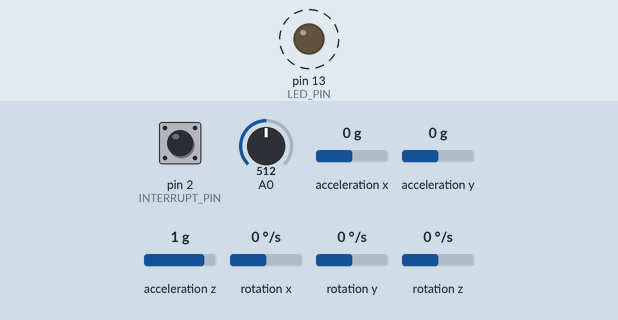
A sketch run on a simulated Arduino Leonardo, built with avr-gcc and run on an emulated ATmega32U4. Parts: output pins drawn as LEDs (lit = HIGH). Dashed ring = blinking. Inputs (shaded band) come from the test bench; at power-on: pin 2 (INTERRUPT_PIN) LOW, A0 = 512, acceleration x 0 g, acceleration y 0 g, acceleration z 1 g, rotation x 0 °/s, rotation y 0 °/s, rotation z 0 °/s. The sensor or clock chip raises its interrupt line as the real part does; what the sketch prints to the serial monitor is not drawn.

Above: at 1.0 s.
Timing chart, 0 to 5.2 s (numbered marks = the images above):
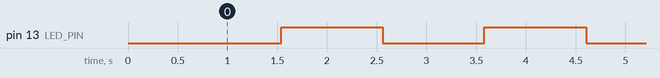

The sketch:

btgyro.ino
```cpp
// I2C device class (I2Cdev) demonstration Arduino sketch for MPU6050 class using DMP (MotionApps v2.0)
// 6/21/2012 by Jeff Rowberg <jeff@rowberg.net>
// Updates should (hopefully) always be available at https://github.com/jrowberg/i2cdevlib
//
// Changelog:
//      2013-05-08 - added seamless Fastwire support
//                 - added note about gyro calibration
//      2012-06-21 - added note about Arduino 1.0.1 + Leonardo compatibility error
//      2012-06-20 - improved FIFO overflow handling and simplified read process
//      2012-06-19 - completely rearranged DMP initialization code and simplification
//      2012-06-13 - pull gyro and accel data from FIFO packet instead of reading directly
//      2012-06-09 - fix broken FIFO read sequence and change interrupt detection to RISING
//      2012-06-05 - add gravity-compensated initial reference frame acceleration output
//                 - add 3D math helper file to DMP6 example sketch
//                 - add Euler output and Yaw/Pitch/Roll output formats
//      2012-06-04 - remove accel offset clearing for better results (thanks Sungon Lee)
//      2012-06-01 - fixed gyro sensitivity to be 2000 deg/sec instead of 250
//      2012-05-30 - basic DMP initialization working

/* ============================================
I2Cdev device library code is placed under the MIT license
Copyright (c) 2012 Jeff Rowberg

Permission is hereby granted, free of charge, to any person obtaining a copy
of this software and associated documentation files (the "Software"), to deal
in the Software without restriction, including without limitation the rights
to use, copy, modify, merge, publish, distribute, sublicense, and/or sell
copies of the Software, and to permit persons to whom the Software is
furnished to do so, subject to the following conditions:

The above copyright notice and this permission notice shall be included in
all copies or substantial portions of the Software.

THE SOFTWARE IS PROVIDED "AS IS", WITHOUT WARRANTY OF ANY KIND, EXPRESS OR
IMPLIED, INCLUDING BUT NOT LIMITED TO THE WARRANTIES OF MERCHANTABILITY,
FITNESS FOR A PARTICULAR PURPOSE AND NONINFRINGEMENT. IN NO EVENT SHALL THE
AUTHORS OR COPYRIGHT HOLDERS BE LIABLE FOR ANY CLAIM, DAMAGES OR OTHER
LIABILITY, WHETHER IN AN ACTION OF CONTRACT, TORT OR OTHERWISE, ARISING FROM,
OUT OF OR IN CONNECTION WITH THE SOFTWARE OR THE USE OR OTHER DEALINGS IN
THE SOFTWARE.
===============================================
*/

// I2Cdev and MPU6050 must be installed as libraries, or else the .cpp/.h files
// for both classes must be in the include path of your project
#include "I2Cdev.h"
#include <SoftwareSerial.h>
#include "MPU6050_6Axis_MotionApps20.h"
//#include "MPU6050.h" // not necessary if using MotionApps include file

// Arduino Wire library is required if I2Cdev I2CDEV_ARDUINO_WIRE implementation
// is used in I2Cdev.h
#if I2CDEV_IMPLEMENTATION == I2CDEV_ARDUINO_WIRE
    #include "Wire.h"
#endif

// class default I2C address is 0x68
// specific I2C addresses may be passed as a parameter here
// AD0 low = 0x68 (default for SparkFun breakout and InvenSense evaluation board)
// AD0 high = 0x69
MPU6050 mpu;
SoftwareSerial bt(10,11);
//MPU6050 mpu(0x69); // <-- use for AD0 high

/* =========================================================================
   NOTE: In addition to connection 3.3v, GND, SDA, and SCL, this sketch
   depends on the MPU-6050's INT pin being connected to the Arduino's
   external interrupt #0 pin. On the Arduino Uno and Mega 2560, this is
   digital I/O pin 2.
 * ========================================================================= */

/* =========================================================================
   NOTE: Arduino v1.0.1 with the Leonardo board generates a compile error
   when using Serial.write(buf, len). The Teapot output uses this method.
   The solution requires a modification to the Arduino USBAPI.h file, which
   is fortunately simple, but annoying. This will be fixed in the next IDE
   release. For more info, see these links:

   http://arduino.cc/forum/index.php/topic,109987.0.html
   http://code.google.com/p/arduino/issues/detail?id=958
 * ========================================================================= */


// uncomment "OUTPUT_READABLE_QUATERNION" if you want to see the actual
// quaternion components in a [w, x, y, z] format (not best for parsing
// on a remote host such as Processing or something though)
//#define OUTPUT_READABLE_QUATERNION

// uncomment "OUTPUT_READABLE_EULER" if you want to see Euler angles
// (in degrees) calculated from the quaternions coming from the FIFO.
// Note that Euler angles suffer from gimbal lock (for more info, see
// http://en.wikipedia.org/wiki/Gimbal_lock)
//#define OUTPUT_READABLE_EULER

// uncomment "OUTPUT_READABLE_YAWPITCHROLL" if you want to see the yaw/
// pitch/roll angles (in degrees) calculated from the quaternions coming
// from the FIFO. Note this also requires gravity vector calculations.
// Also note that yaw/pitch/roll angles suffer from gimbal lock (for
// more info, see: http://en.wikipedia.org/wiki/Gimbal_lock)
#define OUTPUT_READABLE_YAWPITCHROLL

// uncomment "OUTPUT_READABLE_REALACCEL" if you want to see acceleration
// components with gravity removed. This acceleration reference frame is
// not compensated for orientation, so +X is always +X according to the
// sensor, just without the effects of gravity. If you want acceleration
// compensated for orientation, us OUTPUT_READABLE_WORLDACCEL instead.
//#define OUTPUT_READABLE_REALACCEL

// uncomment "OUTPUT_READABLE_WORLDACCEL" if you want to see acceleration
// components with gravity removed and adjusted for the world frame of
// reference (yaw is relative to initial orientation, since no magnetometer
// is present in this case). Could be quite handy in some cases.
//#define OUTPUT_READABLE_WORLDACCEL

// uncomment "OUTPUT_TEAPOT" if you want output that matches the
// format used for the InvenSense teapot demo
//#define OUTPUT_TEAPOT


#define INTERRUPT_PIN 2  // use pin 2 on Arduino Uno & most boards
#define LED_PIN 13 // (Arduino is 13, Teensy is 11, Teensy++ is 6)
bool blinkState = false;

// MPU control/status vars
bool dmpReady = false;  // set true if DMP init was successful
uint8_t mpuIntStatus;   // holds actual interrupt status byte from MPU
uint8_t devStatus;      // return status after each device operation (0 = success, !0 = error)
uint16_t packetSize;    // expected DMP packet size (default is 42 bytes)
uint16_t fifoCount;     // count of all bytes currently in FIFO
uint8_t fifoBuffer[64]; // FIFO storage buffer

// orientation/motion vars
Quaternion q;           // [w, x, y, z]         quaternion container
VectorInt16 aa;         // [x, y, z]            accel sensor measurements
VectorInt16 aaReal;     // [x, y, z]            gravity-free accel sensor measurements
VectorInt16 aaWorld;    // [x, y, z]            world-frame accel sensor measurements
VectorFloat gravity;    // [x, y, z]            gravity vector
float euler[3];         // [psi, theta, phi]    Euler angle container
float ypr[3];           // [yaw, pitch, roll]   yaw/pitch/roll container and gravity vector

// packet structure for InvenSense teapot demo
uint8_t teapotPacket[14] = { '$', 0x02, 0,0, 0,0, 0,0, 0,0, 0x00, 0x00, '\r', '\n' };


// ================================================================
// ===               INTERRUPT DETECTION ROUTINE                ===
// ================================================================

volatile bool mpuInterrupt = false;     // indicates whether MPU interrupt pin has gone high
void dmpDataReady() {
    mpuInterrupt = true;
}


// ================================================================
// ===                      INITIAL SETUP                       ===
// ================================================================

void setup() {
    // join I2C bus (I2Cdev library doesn't do this automatically)
    #if I2CDEV_IMPLEMENTATION == I2CDEV_ARDUINO_WIRE
        Wire.begin();
        Wire.setClock(400000); // 400kHz I2C clock. Comment this line if having compilation difficulties
    #elif I2CDEV_IMPLEMENTATION == I2CDEV_BUILTIN_FASTWIRE
        Fastwire::setup(400, true);
    #endif

    // initialize serial communication
    // (115200 chosen because it is required for Teapot Demo output, but it's
    // really up to you depending on your project)
    Serial.begin(9600);
    while (!Serial); // wait for Leonardo enumeration, others continue immediately

    // NOTE: 8MHz or slower host processors, like the Teensy @ 3.3V or Arduino
    // Pro Mini running at 3.3V, cannot handle this baud rate reliably due to
    // the baud timing being too misaligned with processor ticks. You must use
    // 38400 or slower in these cases, or use some kind of external separate
    // crystal solution for the UART timer.

    // initialize device
    //Serial.println(F("Initializing I2C devices..."));
    mpu.initialize();
    pinMode(INTERRUPT_PIN, INPUT);

    // verify connection
    //Serial.println(F("Testing device connections..."));
    //Serial.println(mpu.testConnection() ? F("MPU6050 connection successful") : F("MPU6050 connection failed"));

    // wait for ready
    //Serial.println(F("\nSend any character to begin DMP programming and demo: "));
    //while (Serial.available() && Serial.read()); // empty buffer
    //while (!Serial.available());                 // wait for data
    //while (Serial.available() && Serial.read()); // empty buffer again

    // load and configure the DMP
    //Serial.println(F("Initializing DMP..."));
    devStatus = mpu.dmpInitialize();

    // supply your own gyro offsets here, scaled for min sensitivity
    mpu.setXGyroOffset(220);
    mpu.setYGyroOffset(76);
    mpu.setZGyroOffset(-85);
    mpu.setZAccelOffset(1788); // 1688 factory default for my test chip

    // make sure it worked (returns 0 if so)
    if (devStatus == 0) {
        // turn on the DMP, now that it's ready
        //Serial.println(F("Enabling DMP..."));
        mpu.setDMPEnabled(true);

        // enable Arduino interrupt detection
        //Serial.println(F("Enabling interrupt detection (Arduino external interrupt 0)..."));
        attachInterrupt(digitalPinToInterrupt(INTERRUPT_PIN), dmpDataReady, RISING);
        mpuIntStatus = mpu.getIntStatus();

        // set our DMP Ready flag so the main loop() function knows it's okay to use it
        //Serial.println(F("DMP ready! Waiting for first interrupt..."));
        dmpReady = true;

        // get expected DMP packet size for later comparison
        packetSize = mpu.dmpGetFIFOPacketSize();
    } else {
        // ERROR!
        // 1 = initial memory load failed
        // 2 = DMP configuration updates failed
        // (if it's going to break, usually the code will be 1)
        Serial.print(F("DMP Initialization failed (code "));
        Serial.print(devStatus);
        Serial.println(F(")"));
    }

    // configure LED for output
    pinMode(LED_PIN, OUTPUT);

    bt.begin(9600);

}


// ================================================================
// ===                    MAIN PROGRAM LOOP                     ===
// ================================================================

void loop() {
    // if programming failed, don't try to do anything
    if (!dmpReady) return;

    // wait for MPU interrupt or extra packet(s) available
    while (!mpuInterrupt && fifoCount < packetSize) {
        // other program behavior stuff here
        // .
        // .
        // .
        // if you are really paranoid you can frequently test in between other
        // stuff to see if mpuInterrupt is true, and if so, "break;" from the
        // while() loop to immediately process the MPU data
        // .
        // .
        // .
    }

    // reset interrupt flag and get INT_STATUS byte
    mpuInterrupt = false;
    mpuIntStatus = mpu.getIntStatus();

    // get current FIFO count
    fifoCount = mpu.getFIFOCount();

    // check for overflow (this should never happen unless our code is too inefficient)
    if ((mpuIntStatus & 0x10) || fifoCount == 1024) {
        // reset so we can continue cleanly
        mpu.resetFIFO();
        // Serial.println(F("FIFO overflow!"));

    // otherwise, check for DMP data ready interrupt (this should happen frequently)
    } else if (mpuIntStatus & 0x02) {
        // wait for correct available data length, should be a VERY short wait
        while (fifoCount < packetSize) fifoCount = mpu.getFIFOCount();

        // read a packet from FIFO
        mpu.getFIFOBytes(fifoBuffer, packetSize);

        // track FIFO count here in case there is > 1 packet available
        // (this lets us immediately read more without waiting for an interrupt)
        fifoCount -= packetSize;

        #ifdef OUTPUT_READABLE_QUATERNION
            // display quaternion values in easy matrix form: w x y z
            mpu.dmpGetQuaternion(&q, fifoBuffer);
            Serial.print("quat\t");
            Serial.print(q.w);
            Serial.print("\t");
            Serial.print(q.x);
            Serial.print("\t");
            Serial.print(q.y);
            Serial.print("\t");
            Serial.println(q.z);
        #endif

        #ifdef OUTPUT_READABLE_EULER
            // display Euler angles in degrees
            mpu.dmpGetQuaternion(&q, fifoBuffer);
            mpu.dmpGetEuler(euler, &q);
            Serial.print("euler\t");
            Serial.print(euler[0] * 180/M_PI);
            Serial.print("\t");
            Serial.print(euler[1] * 180/M_PI);
            Serial.print("\t");
            Serial.println(euler[2] * 180/M_PI);
        #endif

        #ifdef OUTPUT_READABLE_YAWPITCHROLL
            // display Euler angles in degrees
            mpu.dmpGetQuaternion(&q, fifoBuffer);
            mpu.dmpGetGravity(&gravity, &q);
            mpu.dmpGetYawPitchRoll(ypr, &q, &gravity);
            Serial.print("ypr\t");
            Serial.print(ypr[0] * 180/M_PI);
            Serial.print("\t");
            Serial.print(ypr[1] * 180/M_PI);
            Serial.print("\t");
            Serial.println(ypr[2] * 180/M_PI);
            delay(1000);
            //bt.print("ypr\t");
            //bt.print(ypr[0] * 180/M_PI);
            //bt.print("\t");
            //bt.print(ypr[1] * 180/M_PI);
            //bt.print("\t");
            //bt.println(ypr[2] * 180/M_PI);
            //bt.print("p\n");
            //if(bt.read()=="DC"){
                bt.print("T,");
                bt.print(int((ypr[1] * 180/M_PI)));
                bt.print(",");
              //bt.print("r\n");
                bt.print(int((ypr[2] * 180/M_PI)));
                bt.print(",");
                bt.print(map(analogRead(A0),0,1023,1,20));
                bt.print("\n");
              //}
            //if(bt.read()=="OK")bt.print("OK\n");

        #endif

        #ifdef OUTPUT_READABLE_REALACCEL
            // display real acceleration, adjusted to remove gravity
            mpu.dmpGetQuaternion(&q, fifoBuffer);
            mpu.dmpGetAccel(&aa, fifoBuffer);
            mpu.dmpGetGravity(&gravity, &q);
            mpu.dmpGetLinearAccel(&aaReal, &aa, &gravity);
            Serial.print("areal\t");
            Serial.print(aaReal.x);
            Serial.print("\t");
            Serial.print(aaReal.y);
            Serial.print("\t");
            Serial.println(aaReal.z);
        #endif

        #ifdef OUTPUT_READABLE_WORLDACCEL
            // display initial world-frame acceleration, adjusted to remove gravity
            // and rotated based on known orientation from quaternion
            mpu.dmpGetQuaternion(&q, fifoBuffer);
            mpu.dmpGetAccel(&aa, fifoBuffer);
            mpu.dmpGetGravity(&gravity, &q);
            mpu.dmpGetLinearAccel(&aaReal, &aa, &gravity);
            mpu.dmpGetLinearAccelInWorld(&aaWorld, &aaReal, &q);
            Serial.print("aworld\t");
            Serial.print(aaWorld.x);
            Serial.print("\t");
            Serial.print(aaWorld.y);
            Serial.print("\t");
            Serial.println(aaWorld.z);
        #endif

        #ifdef OUTPUT_TEAPOT
            // display quaternion values in InvenSense Teapot demo format:
            teapotPacket[2] = fifoBuffer[0];
            teapotPacket[3] = fifoBuffer[1];
            teapotPacket[4] = fifoBuffer[4];
            teapotPacket[5] = fifoBuffer[5];
            teapotPacket[6] = fifoBuffer[8];
            teapotPacket[7] = fifoBuffer[9];
            teapotPacket[8] = fifoBuffer[12];
            teapotPacket[9] = fifoBuffer[13];
            Serial.write(teapotPacket, 14);
            teapotPacket[11]++; // packetCount, loops at 0xFF on purpose
        #endif

        // blink LED to indicate activity
        blinkState = !blinkState;
        digitalWrite(LED_PIN, blinkState);
    }
}
```

Measured:
- by itself, pin 13 (LED_PIN): alternates HIGH for 1.0 s and LOW for 1.0 s
